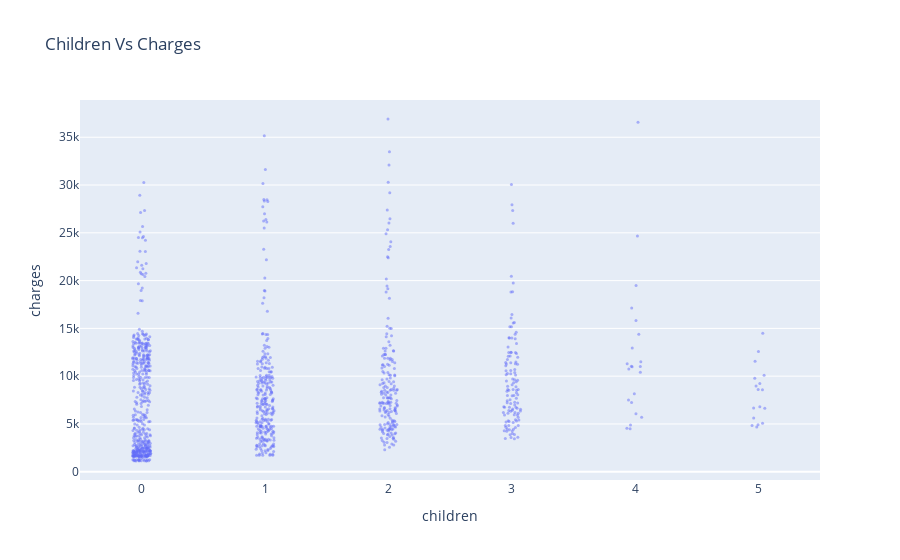

Notebook code cell kept with this figure:
### Code cell
fig = px.strip(non_smokder_df,x='children',y='charges',title='Children Vs Charges')
fig.update_traces(marker_size=3,marker_opacity=.5)
fig.show()

### Figure 1 — Plotly figure (JSON) as saved in the notebook; plotly's stock layout.template omitted (floating-point values rounded to 4 significant figures; data arrays with more than 128 entries replaced by an {"elided": "..."} marker saying what was removed)
{"data": [{"alignmentgroup": "True", "boxpoints": "all", "fillcolor": "rgba(255,255,255,0)", "hoveron": "points", "hovertemplate": "children=%{x}<br>charges=%{y}<extra></extra>", "legendgroup": "", "line": {"color": "rgba(255,255,255,0)"}, "marker": {"color": "#636efa", "opacity": 0.5, "size": 3}, "name": "", "offsetgroup": "", "orientation": "v", "pointpos": 0, "showlegend": false, "type": "box", "x": {"elided": "1064 int values"}, "x0": " ", "xaxis": "x", "y": {"elided": "1064 float values"}, "y0": " ", "yaxis": "y"}], "layout": {"boxmode": "group", "legend": {"tracegroupgap": 0}, "title": {"text": "Children Vs Charges"}, "xaxis": {"anchor": "y", "domain": [0, 1], "title": {"text": "children"}}, "yaxis": {"anchor": "x", "domain": [0, 1], "title": {"text": "charges"}}}}
